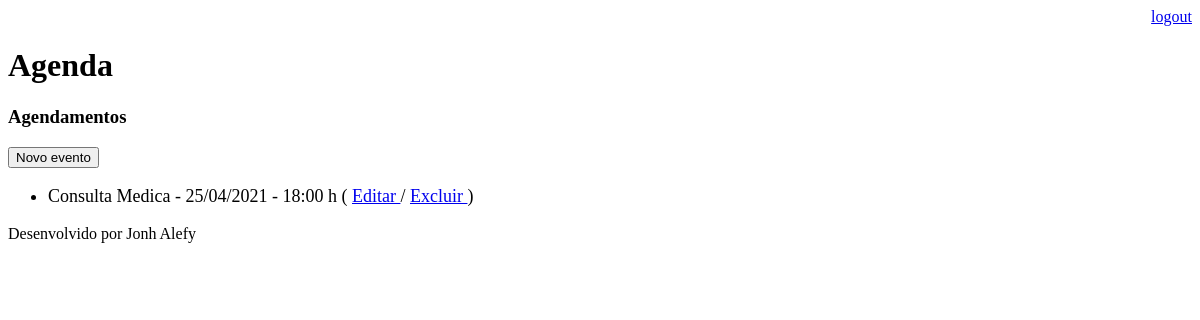
The app's page /agenda/ (signed in), older data.
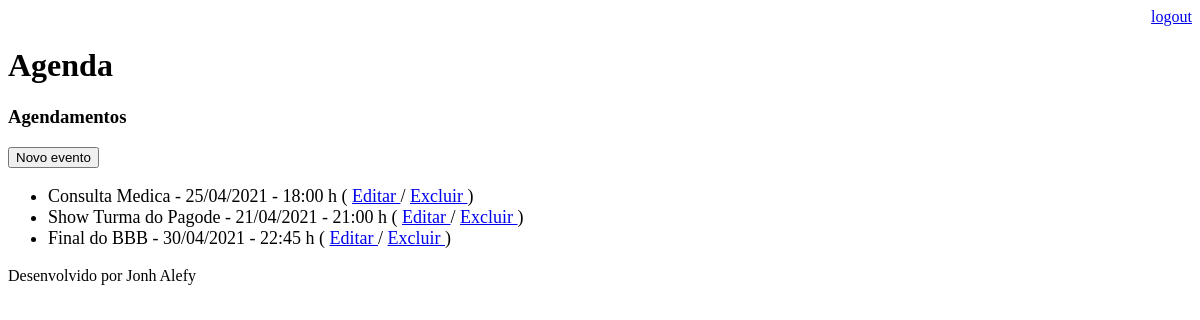
The same page, newer data.
### core/models.py (models this page shows, shortened)
class Evento(models.Model):
    titulo = models.CharField(max_length=100)
    descricao = models.TextField(blank=True, null=True)
    data_evento = models.DateTimeField(verbose_name='Data do Evento')
    data_criacao = models.DateTimeField(auto_now=True)
    usuario = models.ForeignKey(User, on_delete=models.CASCADE)
    class Meta:
        db_table = 'evento'
    def get_data_evento(self):
        return self.data_evento.strftime('%d/%m/%Y - %H:%M h')
    def get_evento_atrasado(self):
        if self.data_evento < datetime.now():
            return True
        else:
            return False

### core/views.py (the view)
# urls.py: path('agenda/', views.lista_eventos),
@login_required(login_url='/login/')
def lista_eventos(request):
    usuario = request.user
    data_atual = datetime.now () - timedelta(hours=1)
    evento = Evento.objects.filter(usuario=usuario, data_evento__gt=data_atual)
    dados = {'eventos' :evento}
    return render(request, 'agenda.html', dados)

### templates/agenda.html
{%extends "model-page.html" %}
{% block content %}
    <h3>Agendamentos</h3>
    <a href="evento/">
        <button type="button">Novo evento</button>
    </a>
    <ul style="font-size: 18px;">
        {% for evento in eventos %}
            <li>
                <div style={% if evento.get_evento_atrasado %} "color: red;" {% endif %}>
                    {{ evento.titulo }} - {{ evento.get_data_evento }}
                    ( <a href="evento/?id={{ evento.id }}"> Editar </a>
                    / <a href="evento/delete/{{ evento.id }}/"> Excluir </a> )
                </div>
            </li>
        {% endfor %}
    </ul>
{% endblock %}

Row changes from the older to the newer data that the page shows:
added Evento: titulo "Show Turma do Pagode", get_data_evento "21/04/2021 - 21:00 h"
added Evento: titulo "Final do BBB", get_data_evento "30/04/2021 - 22:45 h"
